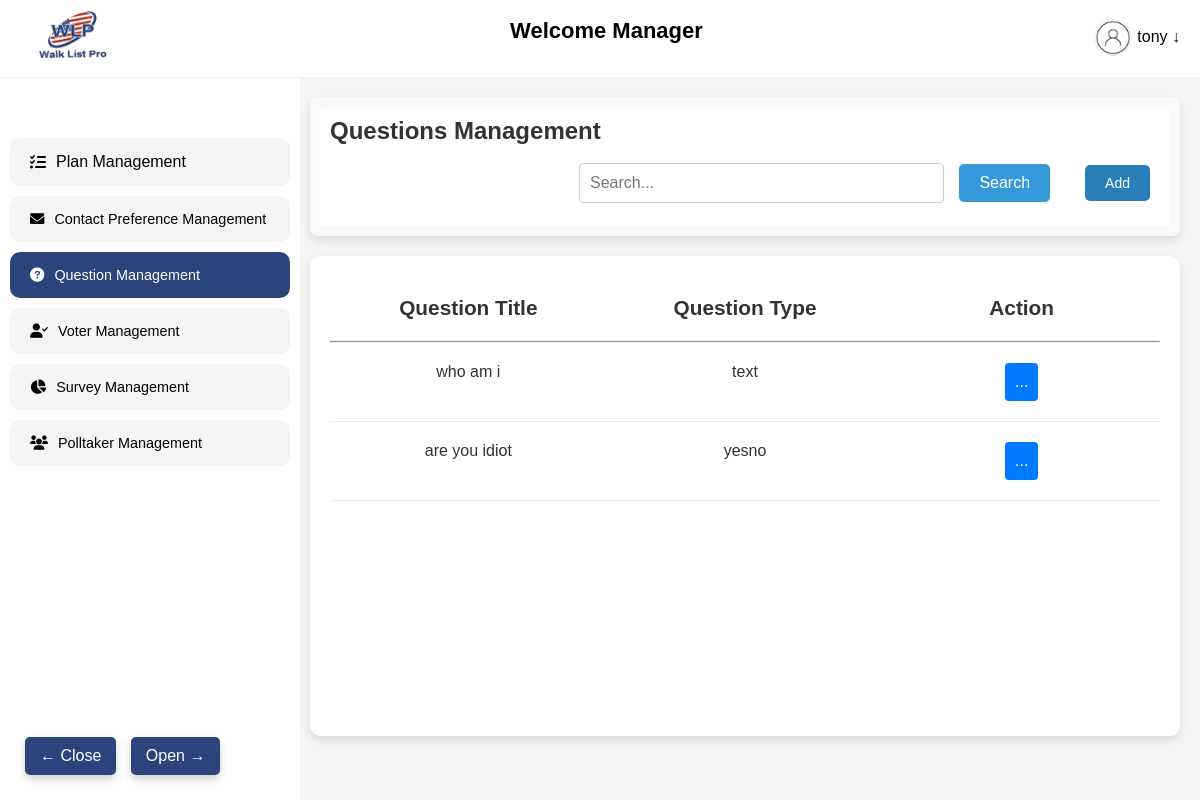
/view/ (signed in), run on the app's committed database.
### walkapp/models.py (models this page shows, shortened)
class Question(models.Model):
    QUESTION_TYPES = (
        ('mcq', 'Multiple Choice'),
        ('text', 'Open Text'),
        ('yesno', 'Yes/No'),
    )
    user = models.ForeignKey(User, on_delete=models.CASCADE)
    question_text = models.CharField(max_length=255)
    question_type = models.CharField(max_length=10, choices=QUESTION_TYPES)

### walkapp/views.py (the view)
# urls.py: path('view/', views.view_questions, name='view_questions'),  # New URL for viewing questions
@login_required
def view_questions(request):
    questions = Question.objects.filter(user=request.user)
    username = request.user.username if request.user.is_authenticated else None
    general_questions = GeneralQuestion.objects.all()  # Retrieve all GeneralQuestion instances
    return render(request, 'questions/view_questions.html', {
        'questions': questions,
        'username': username,
    })

### template/questions/view_questions.html (shortened to what this page needs)
{% extends 'base.html' %}
{% load static %}
{% block content %}
<link rel="stylesheet" href="https://cdnjs.cloudflare.com/ajax/libs/font-awesome/6.0.0-beta3/css/all.min.css">
</head>
<body>
    <div style="position: fixed; bottom: 20px; left: 20px; z-index: 9999;">
        <button class="toggle-btns" onclick="closeNav()" style="
            margin: 5px;
            background-color: rgb(43, 68, 124);
            color: white;
            border: none;
            border-radius: 5px;
            padding: 10px 15px;
            font-size: 16px;
            cursor: pointer;
            box-shadow: 0 4px 8px rgba(0, 0, 0, 0.2);
            transition: background-color 0.3s, transform 0.3s;">
            &#8592; Close
        </button>
        <button class="toggle-btns" onclick="openNav()" style="
            margin: 5px;
            background-color: rgb(43, 68, 124);
            color: white;
            border: none;
            border-radius: 5px;
            padding: 10px 15px;
            font-size: 16px;
            cursor: pointer;
            box-shadow: 0 4px 8px rgba(0, 0, 0, 0.2);
            transition: background-color 0.3s, transform 0.3s;">
            Open &#8594;
        </button>
    </div>
    <div style="display: flex;">
        <div id="mySidebar" class="sidebar">
            <div class="sidebar-item active" style="background-color: #f5f4f4; color: rgb(0, 0, 0);"
                onclick="location.href='{% url 'home' %}'">
                <i class="fas fa-tasks"></i> Plan Management
            </div>
            <div class="sidebar-item" style="background-color:#f5f4f4; font-size: 0.9rem; font-weight: 200;"
                onclick="location.href='{% url 'contact_search' %}'">
                <i class="fas fa-envelope"></i> Contact Preference Management
            </div>
            <div class="sidebar-item"
                style="background-color: rgb(43, 68, 124); color: white; font-size: 0.9rem; font-weight: 200;"
                onclick="location.href='{% url 'view_questions' %}'">
                <i class="fas fa-question-circle"></i> Question Management
            </div>
            <div class="sidebar-item" style="background-color:#f5f4f4; font-size: 0.9rem; font-weight: 200;"
                onclick="location.href='{% url 'contacts_list' %}'">
                <i class="fas fa-user-check"></i> Voter Management
            </div>
            <div class="sidebar-item" style="background-color:#f5f4f4; font-size: 0.9rem; font-weight: 200;"
                onclick="location.href='{% url 'surveydata:my_surveys' %}'">
                <i class="fas fa-chart-pie"></i> Survey Management
            </div>
            <div class="sidebar-item" style="background-color:#f5f4f4; font-size: 0.9rem; font-weight: 200;"
                onclick="location.href='{% url 'add_poltaker' %}'">
                <i class="fas fa-users"></i> Polltaker Management
            </div>
        </div>
        <div id="main">
        </div>
        <div class="main-content">
            <div class="plan-details">
                <div class="search-bar">
                    <label class="label-title">Questions Management</label>
                    <form action="{% url 'question_search' %}" method="get" class="form-alignment" style="display: flex; align-items: center; flex-direction: row;">
                        <input type="text" class="unique-search-input" name="q" placeholder="Search..." required>
                        <button type="submit" class="search-button">Search</button>
                    </form>
                    <a href="{% url 'add_questions' %}" style="text-decoration: none;">
                        <button type="button" class="unique-search-button">Add</button>
                    </a>
                </div>
            </div>
            <div class="container">
                <div class="row">
                    <div class="cell" style="font-size: 1.3rem; font-weight: bold;">Question Title </div>
                    <div class="cell" style="font-size: 1.3rem; font-weight: bold;">Question Type</div>
                    <div class="cell" style="font-size: 1.3rem; font-weight: bold;">Action</div>
                </div>
                <hr>
                {% if questions %}
                {% for question in questions %}
                <div class="row">
                    <div class="cell">{{ question.question_text }}</div>
                    <div class="cell">{{ question.question_type }}</div>
                    <div class="cell action-btn">
                        <button onclick="toggleOptions(this)">...</button>
                    </div>
                </div>
                {% endfor %}
                {% else %}
                <p>You have not added any questions yet.</p>
                {% endif %}
            </div>
        </div>
    </div>
    <link rel="stylesheet" href="scripts.js">
    <link rel="stylesheet" href="{% static 'css/view.css' %}">
    {% endblock %}

### template/base.html (shortened to what this page needs)
<!DOCTYPE html>
{% load static %}
<html lang="en">
<head>
    <link rel="stylesheet" href="{% static 'css/styles.css' %}">
</head>
<body>
     <nav class="navbar">
        <div class="navbar-logo">
            <img src="{% static 'img/logo.png' %}" alt="Logo" onclick="window.location.href='{% url 'home' %}'">
        </div>
        <div class="navbar-welcome">
            <h2>Welcome Manager</h2>
        </div>
        <div class="navbar-user">
            <img onclick="toggleDropdown()" src="{% static 'img/logo2.png' %}" alt="User Icon" class="user-icon" style="margin-top: 0px; vertical-align: middle; width: 40px; height: 40px;">
            <span class="user-name" onclick="toggleDropdown()">{{ username }} ↓</span>
        </div>
    </nav>
    {% block content %}{% endblock %}
</body>
</html>

### static/css/styles.css (style rules this page uses)
* { margin: 0; padding: 0; box-sizing: border-box; font-family: Arial, sans-serif; }
.navbar { position: sticky; top: 0; z-index: 1000; }
body { background-color: #f4f4f9; }
.navbar { display: flex; align-items: center; justify-content: space-between; background-color: #ffffff; padding: 10px 20px; color: #fff; }
.navbar-logo img { width: 100px; }
.navbar-welcome h2 { font-size: 22px; color: #000000; font-weight: bold; }
.navbar-user { position: relative; cursor: pointer; }
.user-name { font-size: 16px; color: #000000; }
.main-content { flex: 1; padding: 20px; }
.plan-details { background-color: #ffffff; border-radius: 5px; padding: 20px; box-shadow: 0px 4px 8px rgba(0, 0, 0, 0.1); }

### template/base.html (style rules this page uses)
a { color: #333; font-size: 14px; text-decoration: none; margin: 15px 0; }
.container { background-color: #fff; border-radius: 10px; box-shadow: 0 14px 28px rgba(0,0,0,0.25), 0 10px 10px rgba(0,0,0,0.22); position: relative; overflow: hidden; width: 768px; max-width: 100%; min-height: 480px; }
body { background-color: #f5f4f4; }

### data on the page
Question: question_text "who am i", question_type "text"
Question: question_text "are you idiot", question_type "yesno"

### other printed values
{{ username }} "tony"
